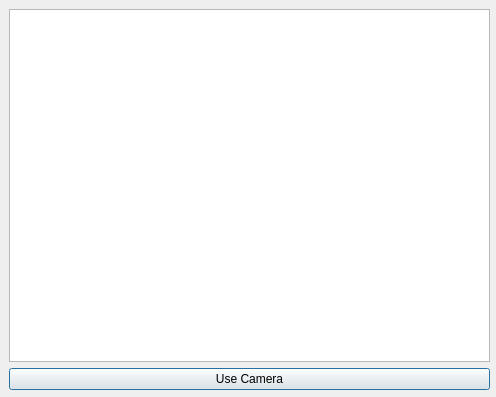
<?xml version="1.0" encoding="UTF-8"?>
<ui version="4.0">
 <class>Dialog</class>
 <widget class="QDialog" name="Dialog">
  <property name="geometry">
   <rect>
    <x>0</x>
    <y>0</y>
    <width>496</width>
    <height>397</height>
   </rect>
  </property>
  <property name="sizePolicy">
   <sizepolicy hsizetype="Preferred" vsizetype="Preferred">
    <horstretch>0</horstretch>
    <verstretch>0</verstretch>
   </sizepolicy>
  </property>
  <property name="windowTitle">
   <string>Dialog</string>
  </property>
  <widget class="QWidget" name="verticalLayoutWidget">
   <property name="geometry">
    <rect>
     <x>9</x>
     <y>9</y>
     <width>481</width>
     <height>381</height>
    </rect>
   </property>
   <layout class="QVBoxLayout" name="verticalLayout" stretch="0,0">
    <property name="sizeConstraint">
     <enum>QLayout::SetDefaultConstraint</enum>
    </property>
    <item>
     <widget class="QListWidget" name="listWidget"/>
    </item>
    <item>
     <widget class="QPushButton" name="useCameraButton">
      <property name="text">
       <string>Use Camera</string>
      </property>
     </widget>
    </item>
   </layout>
  </widget>
  <widget class="QWidget" name="widget" native="true">
   <property name="geometry">
    <rect>
     <x>650</x>
     <y>299</y>
     <width>120</width>
     <height>111</height>
    </rect>
   </property>
   <property name="sizePolicy">
    <sizepolicy hsizetype="Expanding" vsizetype="Expanding">
     <horstretch>0</horstretch>
     <verstretch>0</verstretch>
    </sizepolicy>
   </property>
  </widget>
 </widget>
 <resources/>
 <connections/>
</ui>
